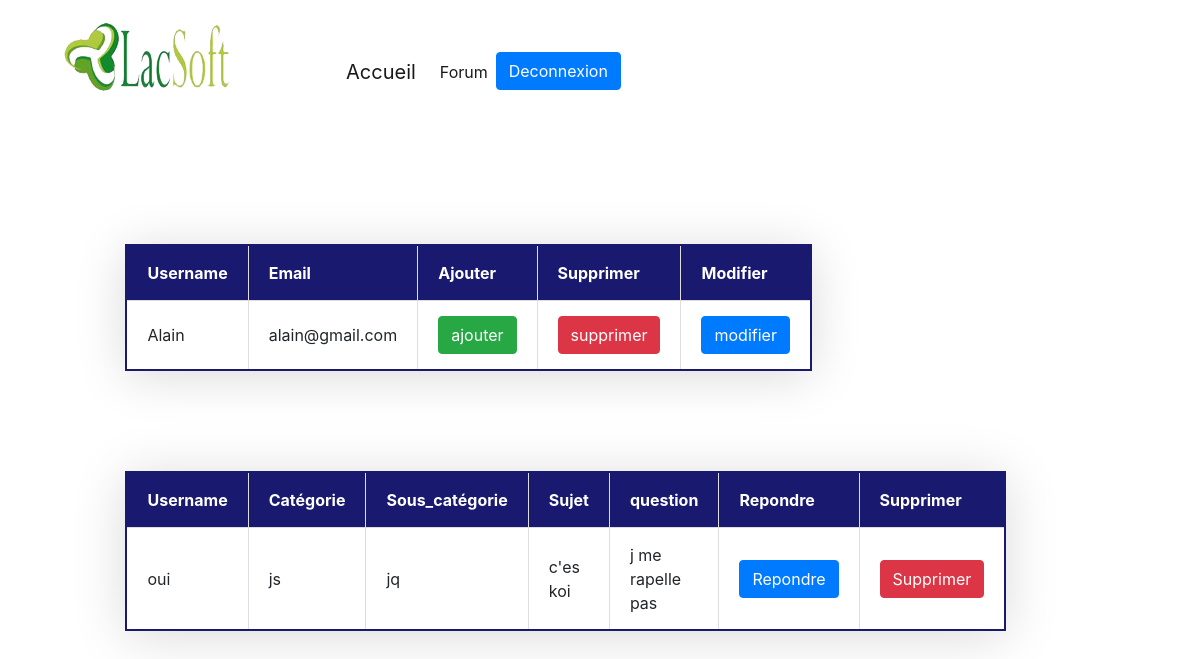
Page /tableau_bordadmin.php on the earlier database version.
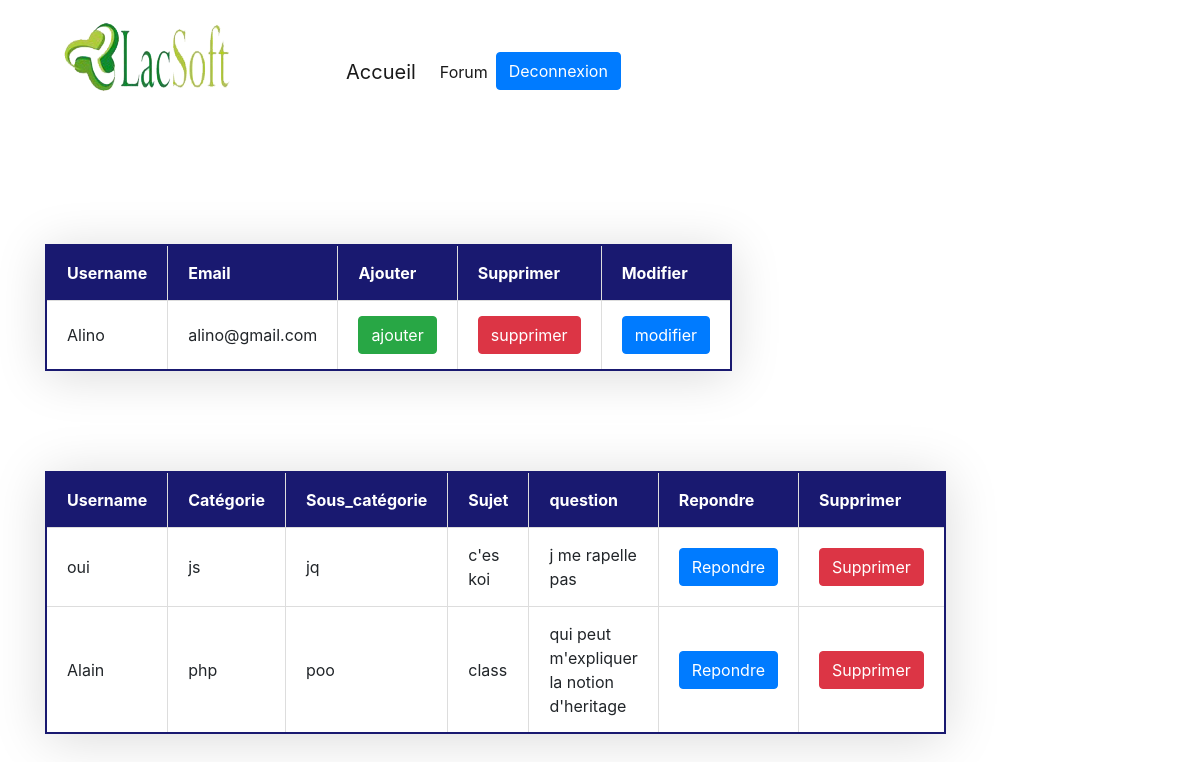
Same page on the later database version.
### tables this page shows
CREATE TABLE `inscription` (
  `ID` int(11) NOT NULL,
  `username` varchar(100) NOT NULL,
  `email` varchar(100) NOT NULL,
  `password` varchar(100) NOT NULL
);

CREATE TABLE `poster` (
  `ID` int(11) NOT NULL,
  `username` varchar(50) NOT NULL,
  `categorie` varchar(50) NOT NULL,
  `sous_categorie` varchar(100) NOT NULL,
  `sujet` text NOT NULL,
  `question` text NOT NULL,
  `date_a` datetime NOT NULL DEFAULT current_timestamp()
);

### tableau_bordadmin.php (the view, shortened to what this page needs)
<!DOCTYPE html>
<html lang="en">
<head>
    <link rel="stylesheet" href="styles/tableau.css">
    <link rel="stylesheet" href="styles/bootstrap-4.5.3-dist/css/bootstrap.min.css">
    <link rel="stylesheet" href="styles/bootstrap-4.5.3-dist/js/bootstrap.min.js">
    <link rel="stylesheet" href="">
</head>
<body>
<div class="container-fluid">
        <div class="container">
            <header class="">
                <div class="row ">
                    <div class="col-3 mt-3">
                        <img src="fonts/lacsoft.png" alt="">
                    </div>
                    <nav class="navbar navbar-expand-lg navbar-light ">
                        <div class="container-fluid">
                          <div class="collapse navbar-collapse" id="navbarTogglerDemo02">
                            <ul class="navbar-nav me-auto mb-2 mb-lg-0">
                                <li class="nav-item">
                                    <a class="navbar-brand" href="index.php">Accueil</a>
                                </li>
                              <li class="nav-item">
                                <a class="nav-link active" aria-current="page" href="afficher.php">Forum</a>
                              </li>
                              <li class="nav-item">
                                <a   href="deconnexion.php"><button type="button" class="btn btn-primary">Deconnexion</button></a>
                              </li>
                            </ul>
                          </div>
                        </div>
                      </nav>
                </div>
            </header>
        </div>
    </div>
    <div class="container">
        <div class="row">
           <div class="m-auto">
            <div class="col-6">
            <?php
            require_once 'connexion.php';
              ?>
                <table class="tableau-style center">
                    <thead>
                        <tr>
                            <th>Username</th>
                            <th>Email</th>
                            <th>Ajouter</th>
                            <th>Supprimer</th>
                            <th>Modifier</th>
                        </tr>
                    </thead>
                    <tbody>
                    <?php
       $sql="SELECT * FROM inscription";
       $req=$db->query($sql) or die ("Erreur SQL");
       while($data=$req->fetch())
       {
             echo"<tr>";
             echo"<td>".$data['username']."</td>";
             echo"<td>".$data['email']."</td>";
             echo"<td><a class='btn btn-success' href=' formajouter.php' >ajouter</a>";
             echo"<td><a class='btn btn-danger' onclick='return confirm(\"voulez vous supprimer ce developpeur\")' href='supprimerCmpte.php?ID=".$data[0]."';>supprimer</a>";
             echo"<td><a class='btn btn-primary' href=' formmodifier.php?ID=".$data[0]."'; >modifier</a>";
    }
       ?>
        </div>
       </div>
       </div>
       <div class="container">
        <div class="row">
           <div class="m-auto">
            <div class="col-6">
                <table class="tableau-style center">
                    <thead>
                        <tr>
                            <th>Username</th>
                            <th>Catégorie</th>
                            <th>Sous_catégorie</th>
                            <th>Sujet</th>
                            <th>question</th>
                            <th>Repondre</th>
                            <th>Supprimer</th>
                        </tr>
                    </thead>
                    <tbody>
                    <?php
       $sql="SELECT * FROM poster";
       $req=$db->query($sql) or die ("Erreur SQL");
       while($data=$req->fetch())
       {
             echo"<tr>";
             echo"<td>".$data['username']."</td>";
             echo"<td>".$data['categorie']."</td>";
             echo"<td>".$data['sous_categorie']."</td>";
             echo"<td>".$data['sujet']."</td>";
             echo"<td>".$data['question']."</td>";
             echo"<td><a class='btn btn-primary' href=' reponse.php' >Repondre</a>";
             echo"<td><a class='btn btn-danger' onclick='return confirm(\"voulez vous supprimer ce developpeur\")' href='supprimerCmpte.php?ID=".$data[0]."';>Supprimer</a>";
             echo"<tr>";}
             ?>
        </div>
       </div>
       </div>
    </body>
          </html>

Differences in the rows shown:
removed inscription: username "Alain", email "alain@gmail.com"
added inscription: username "Alino", email "alino@gmail.com"
added poster: username "Alain", categorie "php", sous_categorie "poo", sujet "class", question "qui peut m'expliquer la notion d'heritage"
